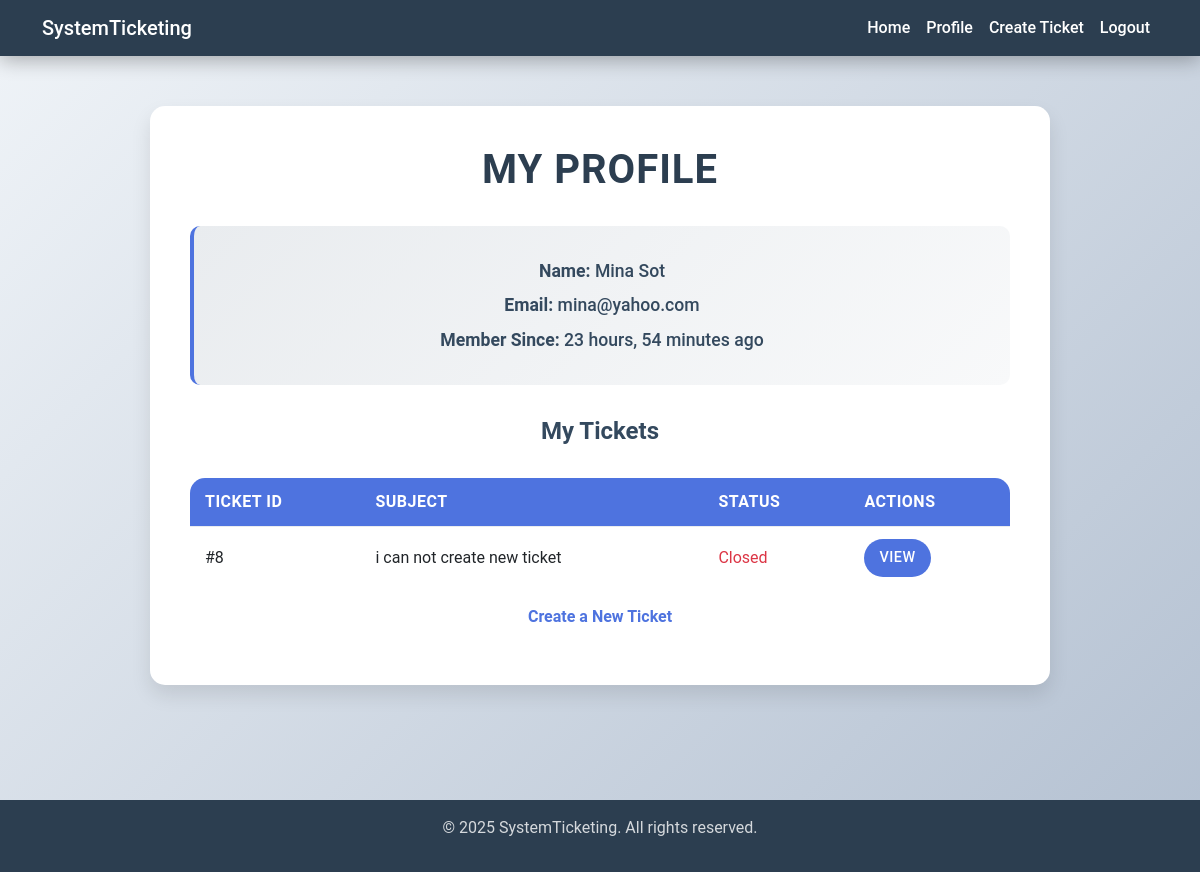
Screenshot of /profile/mina/ (signed in) with the database file from the repository.
### ticket/models.py (models this page shows, shortened)
class TimeStampedModel(models.Model):
    created_at = models.DateTimeField(auto_now_add=True)
    updated_at = models.DateTimeField(auto_now=True)
    class Meta:
        abstract = True

class Ticket(TimeStampedModel):
    subject = models.CharField(max_length=200)
    description = models.TextField()
    user = models.ForeignKey(User, on_delete=models.CASCADE, related_name='user_ticket')
    file = models.FileField(upload_to='tickets/%Y/%m/%d', null=True, blank=True)
    status = models.CharField(max_length=50, choices=STARTS_CHOICES, default='Open')
    def get_absolute_url(self):
        return reverse('ticket:ticket-detail', kwargs={'ticket_id': self.pk})

### home/views.py (the view)
# urls.py: path('profile/<username>/', views.ProfileView.as_view(), name='profile'),
class ProfileView(LoginRequiredMixin, TemplateView):
    template_name = 'users/profile.html'
    model = User
    def setup(self, request, *args, **kwargs):
        super().setup(request, *args, **kwargs)
        self.user_instance = get_object_or_404(User, username=kwargs.get('username'))
    def dispatch(self, request, *args, **kwargs):
        if self.request.user != self.user_instance:
            return redirect('home:home')
        return super().dispatch(request, *args, **kwargs)
    def get_context_data(self, **kwargs):
        contex = super().get_context_data(**kwargs)
        contex['user'] = self.user_instance
        contex['user_ticket'] = Ticket.objects.filter(user=self.user_instance)
        return contex

### home/templates/users/profile.html (shortened to what this page needs)
{% extends 'main.html' %}
{% block main %}
    <div class="content">
        <div class="profile-card">
            <h2>My Profile</h2>
            <div class="user-info">
                <p><strong>Name:</strong> {{ user.first_name|capfirst }} {{ user.last_name|capfirst }}</p>
                <p><strong>Email:</strong> {{ user.email }}</p>
                <p><strong>Member Since:</strong> {{ user.date_joined|timesince }} ago </p>
            </div>
            <h3 style="color: #34495e; text-align: center; margin-bottom: 1.5rem; font-size: 1.5rem; font-weight: 600;">
                My Tickets</h3>
            <table class="ticket-table">
                <thead>
                <tr>
                    <th>Ticket ID</th>
                    <th>Subject</th>
                    <th>Status</th>
                    <th>Actions</th>
                </tr>
                </thead>
                <tbody>
                {% for ticket in user_ticket %}
                    <tr>
                        <td>#{{ ticket.id }}</td>
                        <td>{{ ticket.subject }}</td>
                        {% if ticket.status == "Closed" %}
                            <td class=" text-danger">{{ ticket.status }}</td>
                        {% else %}
                            <td class="text-success">{{ ticket.status }}</td>
                        {% endif %}
                        <td>
                            <a href="{{ ticket.get_absolute_url }}" class="btn btn-primary btn-sm">View</a>
                        </td>
                    </tr>
                {% endfor %}
                </tbody>
            </table>
            <p class="text-center mt-3">
                <a href="{% url 'ticket:ticket-create' %}">Create a New Ticket</a>
            </p>
        </div>
    </div>
{% endblock %}

### static/css/main.css (style rules this page uses)
.btn-danger,.btn-primary,.btn-secondary { text-transform:uppercase;letter-spacing:.5px }
.button-group,.content,body { display:flex }
html { height:100% }
body { flex-direction:column;background-attachment:fixed }
.login-card,.profile-card,.register-card { box-shadow:0 4px 15px rgba(0,0,0,.1) }
.btn-primary,.feature-icon { background:var(--primary-color) }
.content { justify-content:center;align-items:center;justify-content:center;min-height:calc(100vh - 56px) }
.profile-card h2 { color:#2c3e50 }
.response-form,.user-info { background:#f8f9fa }
.btn-primary,.ticket-table th { background:#3498db }
.profile-card,.ticket-create-card { background:#fff;padding:2.5rem;box-shadow:0 10px 20px rgba(0,0,0,.1);width:100% }
.profile-card h2,.ticket-create-card h2 { color:var(--dark-color);font-weight:700;margin-bottom:2rem;text-align:center }
:root { --primary-color:#4e73df;--secondary-color:#1cc88a;--dark-color:#2c3e50;--primary-color:#4e73df;--secondary-color:#1cc88a;--dark-color:#2c3e50;--light-bg:#f8f9fa;--primary-color:#4e73df;--secondary-color:#1cc88a;--dark-color:#2c3e50;--danger-color:#e74c3c;--primary-color:#4e73df;--secondary-color:#1cc88a;--dark-color:#2c3e50;--danger-color:#e74c3c;--accent-gradient:linear-gradient(90deg, #6c757d, #343a40) }
.profile-card { border-radius:15px;max-width:900px;transition:transform .3s,box-shadow .3s }
.profile-card h2 { font-size:2.5rem;text-transform:uppercase;letter-spacing:1px }
.user-info { background:linear-gradient(135deg,#e9ecef 0,#f8f9fa 100%);padding:1.5rem;border-radius:10px;margin-bottom:2rem;border-left:4px solid var(--primary-color);text-align:center }
.user-info p { color:#34495e;font-size:1.1rem;margin:.5rem 0;font-weight:500 }
body { flex-direction:column }
.content { flex:1;justify-content:center;align-items:flex-start }
.btn-primary { background:var(--primary-color) }
.text-center a { color:var(--primary-color) }
.text-center a { color:var(--primary-color);text-decoration:none;font-weight:600;font-size:1rem;transition:color .4s }
.status-table td,.status-table th,.ticket-table td,.ticket-table th { padding:12px 15px;border-bottom:1px solid #e9ecef;transition:background .3s }
.status-table,.ticket-table { width:100%;border-collapse:separate;border-spacing:0;margin-top:2rem;overflow:hidden }
.close-ticket-table th,.status-table th,.ticket-table th { font-weight:600;text-transform:uppercase;letter-spacing:.5px }
.status-table th,.ticket-table th { background:var(--primary-color);color:#fff }
.status-table tr:last-child td,.ticket-table tr:last-child td { border-bottom:none }
body { background:linear-gradient(135deg,#f0f4f8 0,#b3c0d1 100%);min-height:100vh;margin:0;font-family:Roboto,sans-serif;flex-direction:column;overflow-x:hidden }
.content { flex:1;justify-content:center;align-items:flex-start;padding:50px 20px;position:relative;z-index:1 }
.btn-danger,.btn-primary { padding:8px 15px;transition:.4s;font-weight:500;font-size:.9rem }
.ticket-table { background:#fff;border-radius:15px }
.ticket-table td,.ticket-table th { text-align:left }
.btn-primary { background:var(--primary-color);border:none;border-radius:25px }

### rows the page displays
Ticket: id "8", subject "i can not create new ticket", status "Closed"

### other values shown
{{ user.first_name|capfirst }} "Mina"
{{ user.last_name|capfirst }} "Sot"
{{ user.email }} "mina@yahoo.com"
{{ user.date_joined|timesince }} "23 hours, 54 minutes"
